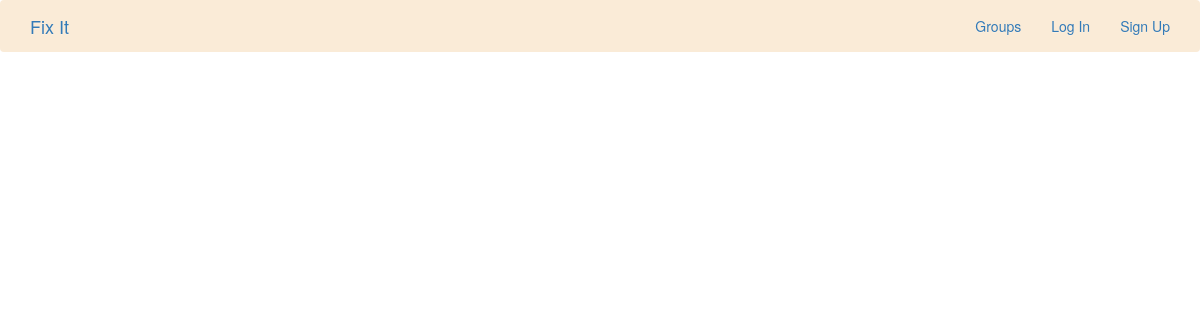
The app's page /posts/, older data.
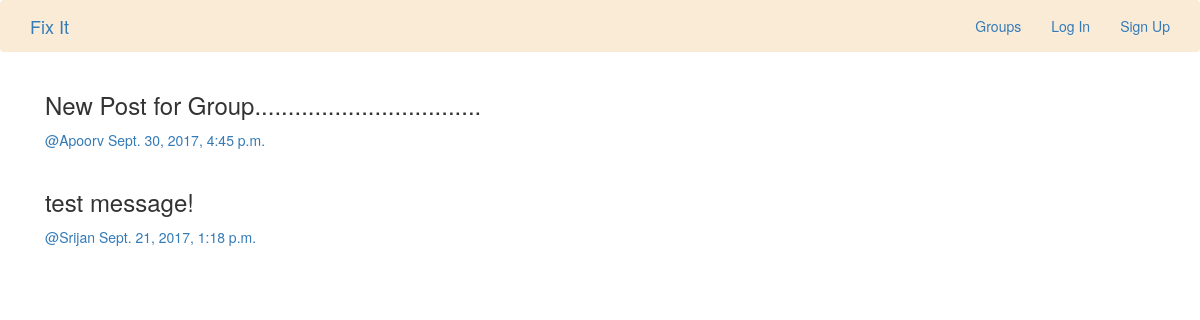
The same page, newer data.
### posts/models.py (models this page shows, shortened)
class Post(models.Model):
    user = models.ForeignKey(User, related_name='posts')
    created_at = models.DateTimeField(auto_now=True)
    message = models.TextField()
    message_html = models.TextField(editable=False)
    group = models.ForeignKey(Group, related_name='posts', null=True, blank=True)
    class Meta:
        ordering = ['-created_at']
        unique_together = ['user', 'message']

### posts/views.py (the view)
class PostList(SelectRelatedMixin, generic.ListView):
    model = models.Post
    select_related = ('user', 'group')

### posts/templates/posts/post_list.html (shortened to what this page needs)
{% extends "posts/post_base.html" %}
{% block post_content %}
<div class="col-md-8">
  {% for post in post_list %}
    {% include "posts/_post.html" %}
  {% endfor %}
</div>
{% endblock %}

### posts/templates/posts/_post.html (shortened to what this page needs)
<div class="post media">
  <h3>{{post.message_html|safe}}</h3>
  <div class="media body">
    <h5 class="media-heading">
    <span class="username">
      <a href="{% url 'posts:for_user' username=post.user.username %}">@{{post.user.username}}</a>
    </span>
    <time class="time">
      <a href="{% url 'posts:single' username=post.user.username pk=post.pk %}">{{post.created_at}}</a>
    </time>
    </h5>
  </div>
</div>

Row changes from the older to the newer data that the page shows:
added Post: message_html "New Post for Group..................................", user.username "Apoorv", created_at "Sept. 30, 2017, 4:45 p.m."
added Post: message_html "test message!", user.username "Srijan", created_at "Sept. 21, 2017, 1:18 p.m."
